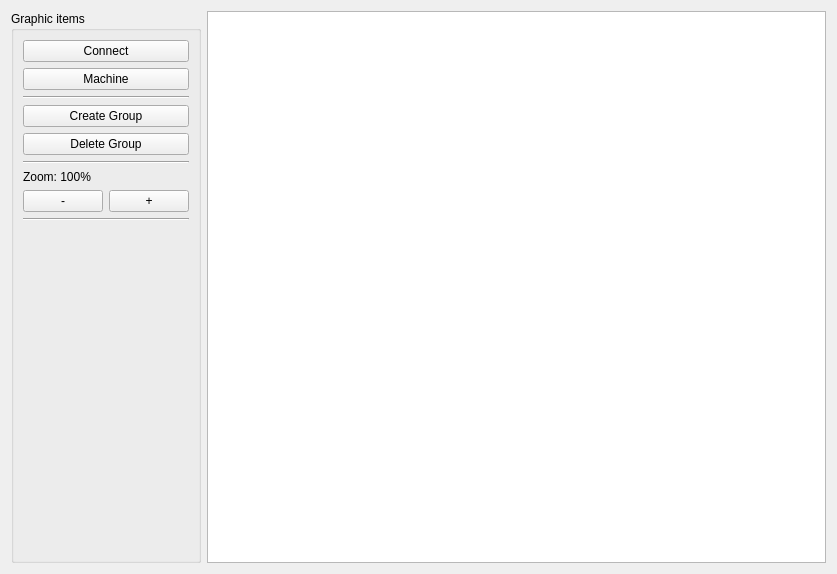
<ui version="4.0" >
 <class>PrototypeForm</class>
 <widget class="QWidget" name="PrototypeForm" >
  <property name="geometry" >
   <rect>
    <x>0</x>
    <y>0</y>
    <width>837</width>
    <height>574</height>
   </rect>
  </property>
  <property name="windowTitle" >
   <string>Prototype</string>
  </property>
  <layout class="QHBoxLayout" >
   <item>
    <widget class="QGroupBox" name="groupBox" >
     <property name="title" >
      <string>Graphic items</string>
     </property>
     <layout class="QVBoxLayout" >
      <item>
       <widget class="QPushButton" name="connectButton" >
        <property name="text" >
         <string>Connect</string>
        </property>
       </widget>
      </item>
      <item>
       <widget class="QPushButton" name="addMachineButton" >
        <property name="text" >
         <string>Machine</string>
        </property>
       </widget>
      </item>
      <item>
       <widget class="Line" name="line" >
        <property name="orientation" >
         <enum>Qt::Horizontal</enum>
        </property>
       </widget>
      </item>
      <item>
       <widget class="QPushButton" name="groupButton" >
        <property name="text" >
         <string>Create Group</string>
        </property>
       </widget>
      </item>
      <item>
       <widget class="QPushButton" name="ungroupButton" >
        <property name="text" >
         <string>Delete Group</string>
        </property>
       </widget>
      </item>
      <item>
       <widget class="Line" name="line_2" >
        <property name="orientation" >
         <enum>Qt::Horizontal</enum>
        </property>
       </widget>
      </item>
      <item>
       <widget class="QLabel" name="zoomLabel" >
        <property name="text" >
         <string>Zoom: 100%</string>
        </property>
       </widget>
      </item>
      <item>
       <layout class="QHBoxLayout" >
        <item>
         <widget class="QPushButton" name="minusButton" >
          <property name="text" >
           <string>-</string>
          </property>
         </widget>
        </item>
        <item>
         <widget class="QPushButton" name="plusButton" >
          <property name="sizePolicy" >
           <sizepolicy vsizetype="Fixed" hsizetype="Minimum" >
            <horstretch>0</horstretch>
            <verstretch>0</verstretch>
           </sizepolicy>
          </property>
          <property name="text" >
           <string>+</string>
          </property>
         </widget>
        </item>
       </layout>
      </item>
      <item>
       <widget class="Line" name="line_3" >
        <property name="orientation" >
         <enum>Qt::Horizontal</enum>
        </property>
       </widget>
      </item>
      <item>
       <spacer>
        <property name="orientation" >
         <enum>Qt::Vertical</enum>
        </property>
        <property name="sizeHint" >
         <size>
          <width>20</width>
          <height>40</height>
         </size>
        </property>
       </spacer>
      </item>
     </layout>
    </widget>
   </item>
   <item>
    <widget class="QGraphicsView" name="view" />
   </item>
  </layout>
 </widget>
 <resources/>
 <connections/>
</ui>
